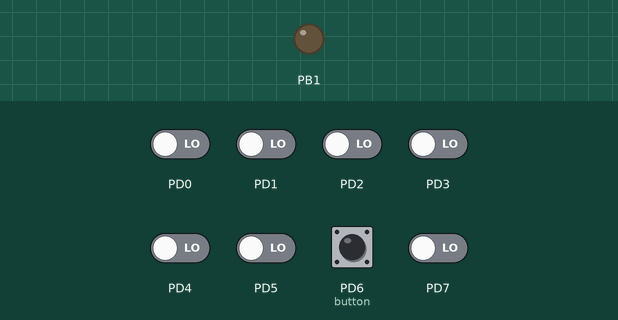
This program was run on a simulated ATmega168, built with avr-gcc and emulated at 8 MHz. Shown: output pins drawn as LEDs (lit = HIGH). Inputs (shaded band) come from the test bench; at power-on: PD6 (button) HIGH, PD0–5, PD7 LOW.

Above: at 1.2 s.
1.3 s: PD6 (button) pulled LOW for 0.15 s
At 2.3 s:
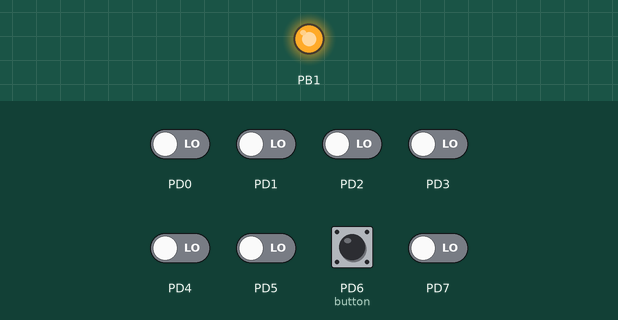
2.9 s: PD6 (button) pulled LOW for 1 s
At 3.6 s:
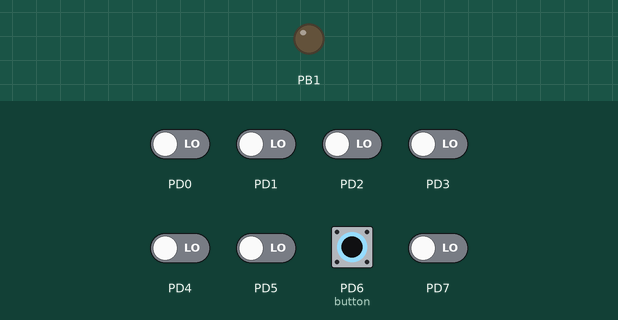
Timing chart, 0 to 5.9 s (numbered marks = the images above; inputs shaded):
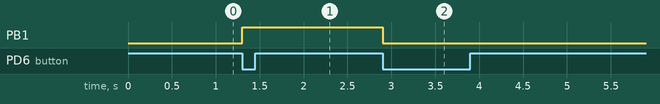

Measured:
- after the input at 1.3 s, PB1: LOW → HIGH at once
- after the input at 2.9 s, PB1: HIGH → LOW at once

The program:

main.cpp
```cpp
/*
 * helloWorld.cpp
 *
 * Created: 25/10/2023 08:32
 * Author : mathi
 */

#define F_CPU 8000000 // 8 [MHz] CPU frequency
#include <avr/io.h>
#include <stdio.h>
#include <util/delay.h>
#include <avr/interrupt.h>


//questions:

namespace intVars
{
	volatile int count;
	volatile bool interrupted;
	volatile int timerInterrupt;
}

void init()
{
	DDRB |= (1 << DDB1);	//set pin 7 as output in data-direction of port D
	DDRD &= ~(1 << PIND6);	//set pin 6 of port D as input
	PORTB &= ~(1<<PB1);		//set pin 7 low as initial value
	PORTD |= (1<<PD6);		//set pin 6 high to enable pull up-resistor to read state

	// pin change interrupt:
	PCICR |= (1<<PCIE2);	// enable Pin Change Interrupt Control Register PCIE2 for PD6
	PCMSK2 |= (1<<PCINT22); // enable Pin Change Mask register for PCINT22 PD6, not external
	sei();					// enable global interrupt, enable I-bit of SREG

	// namespace initial:
	intVars::count = 0;
	intVars::timerInterrupt = 0;
	intVars::interrupted = false;
}

ISR(PCINT2_vect)	// Interrupt Service Routine
{
	if ((( ( PIND & (1 << PD6) ) >> PD6 ) == 0) & (intVars::timerInterrupt == 0)) //enable only if button is low/pushed down
	{
		intVars::interrupted = true;
		intVars::count++;
	}
	else //button is up
	{
		//do nothing
	}

}

int main(void)
{
	//initialize
	init();

	while (true) // run forever
	{
		if (intVars::interrupted)
		{
			intVars::timerInterrupt++;
			_delay_ms(1);
		}

		if (intVars::timerInterrupt >= 150)
		{
			intVars::timerInterrupt = 0;
			intVars::interrupted = false;
		}

		if ((intVars::count % 2) == 1) // if count is odd, turn light on, if count is even turn light off
		{
			PORTB |= (1<<PB1); //high
		}
		else
		{
			PORTB &= ~(1<<PB1); //low
		}
	}
	return 0;
}
```
